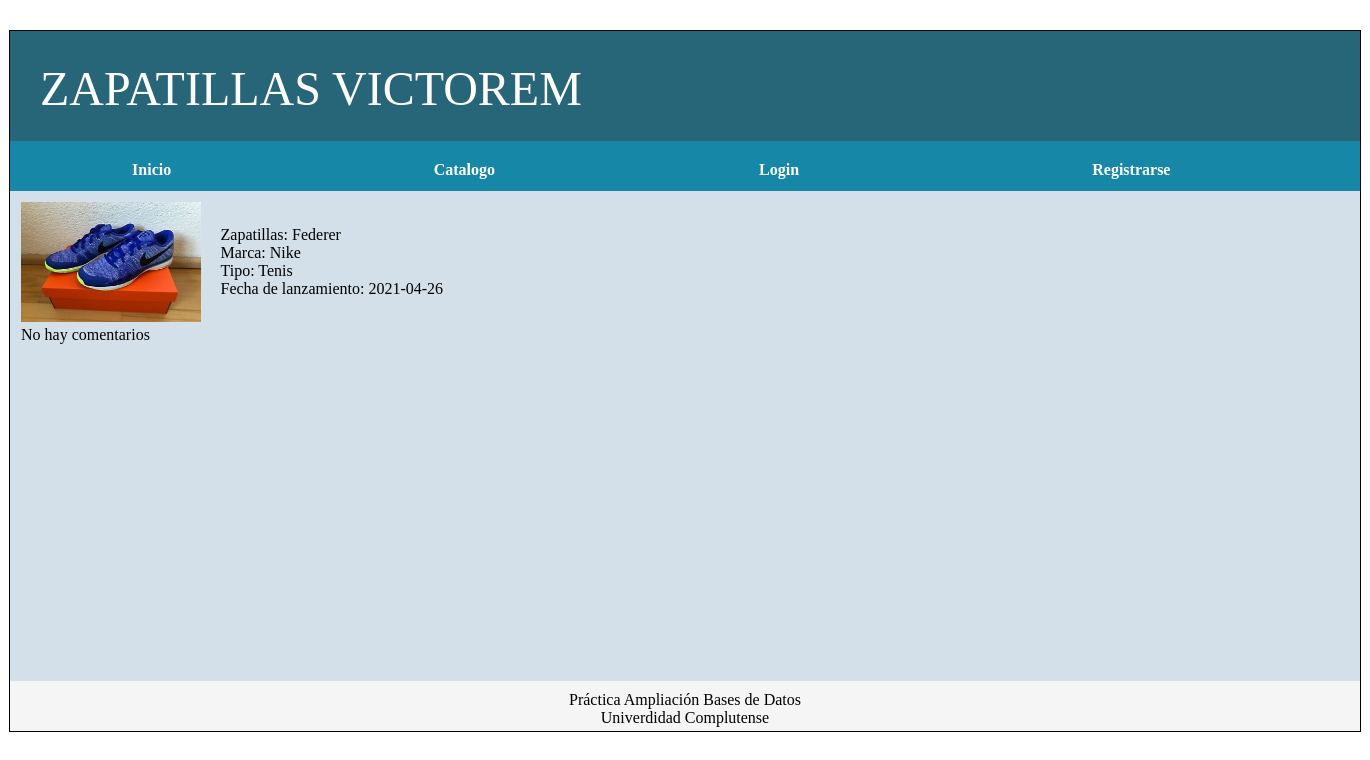
/vistaZapatillas.php?variable=Federer, run on the app's committed database.
### tables this page shows
CREATE TABLE `zapatillas` (
  `Nombre` varchar(200) NOT NULL,
  `FechaLanzamiento` date NOT NULL,
  `Portada` varchar(300) NOT NULL
);

CREATE TABLE `marcas` (
  `Nombre` varchar(200) NOT NULL,
  `Marca` varchar(30) NOT NULL,
  `Tipo` varchar(100) NOT NULL
);

### includes/DAO/DAO.php (called while the page is built, shortened)
<?php
class DAO {
		public $mysqli;
		public function __construct(){
			if (!$this->mysqli ){
				$this->mysqli = new mysqli('localhost','admin','adminpass','zapatillas');
			}
		}
		public function ejecutarConsulta($sql){
			if($sql != ""){
				$consulta = $this->mysqli->query($sql) or die ($this->mysqli->error. " en la línea ".(__LINE__-1));
				$tablaDatos = array();
				while ($fila = mysqli_fetch_assoc($consulta)){
					array_push($tablaDatos, $fila);
				}
				return $tablaDatos;
			}
			else {
				return 0;
			}
		}
}
?>

### includes/SA/SAZapatillas.php (called while the page is built, shortened)
<?php
require_once __DIR__.'/../DAO/DAOZapatillas.php';
class SAZapatillas {
	public static function buscaZapatillasSA($nombreZapatilla) {
		$daoZapatilla = new DAOZapatillas();
		return $daoZapatilla->buscaZapatillasDAO($nombreZapatilla);
	}
}
?>

### includes/DAO/DAOZapatillas.php (called while the page is built, shortened)
<?php
include_once('DAO.php');
require_once __DIR__.'/../TO/TOZapatillas.php';
class DAOZapatillas extends DAO {
	public function buscaZapatillasDAO($nombreZapatillas) {
		$zapatillas = new TOZapatillas($nombreZapatillas);
		$query = "SELECT * FROM zapatillas WHERE Nombre = '$nombreZapatillas'";
		$rs = $this->ejecutarConsulta($query);
		if ($rs) {
			if (count($rs) == 1) {
				$zapatillas->setNombreZapatillas($rs[0]["Nombre"]);
				$zapatillas->setFechaLanzamientoZapatillas($rs[0]["FechaLanzamiento"]);
				$zapatillas->setPortadaZapatillas($rs[0]["Portada"]);
            return $zapatillas;
			}
		}
		return null;
	}
}
?>

### includes/TO/TOZapatillas.php (called while the page is built)
<?php
class TOZapatillas {
		private $nombre;
		private $fechaLanzamiento;
		private $portada;
		public function __construct($nombreZapatillas){
			$this->nombre = $nombreZapatillas;
		}
		public function setNombreZapatillas($nombreZapatillas){
			$this->nombre = $nombreZapatillas;
		}
		public function setFechaLanzamientoZapatillas($fechaLanzamientoZapatillas){
			$this->fechaLanzamiento = $fechaLanzamientoZapatillas;
		}
		public function setPortadaZapatillas($portadaZapatillas){
			$this->portada = $portadaZapatillas;
		}
		public function getNombreZapatillas(){
			return $this->nombre;
		}
		public function getFechaLanzamientoZapatillas(){
			return $this->fechaLanzamiento;
		}
		public function getPortadaZapatillas(){
			return $this->portada;
		}
}
?>

### includes/SA/SAMarca.php (called while the page is built, shortened)
<?php
require_once __DIR__.'/../DAO/DAOMarca.php';
class SAMarca {
	public static function buscaMarcaSA($nombreMarca) {
		$daoMarca = new DAOMarca();
		return $daoMarca->buscaMarcaDAO($nombreMarca);
	}
}
?>

### includes/DAO/DAOMarca.php (called while the page is built, shortened)
<?php
include_once('DAO.php');
require_once __DIR__.'/../TO/TOMarca.php';
class DAOMarca extends DAO {
	public function buscaMarcaDAO($nombre) {
		$marca = new TOMarca($nombre);
		$query = "SELECT * FROM marcas WHERE Nombre = '$nombre'";
		$rs = $this->ejecutarConsulta($query);
		if ($rs) {
			if (count($rs) == 1) {
				$marca->setNombre($rs[0]["Nombre"]);
				$marca->setMarca($rs[0]["Marca"]);
				$marca->setTipo($rs[0]["Tipo"]);
            return $marca;
			}
		}
		return null;
	}
}
?>

### includes/TO/TOMarca.php (called while the page is built, shortened)
<?php
class TOMarca {
		private $marca;
		private $tipo;
		public function setMarca($marca){
			$this->marca = $marca;
		}
		public function setTipo($tipo){
			$this->tipo = $tipo;
		}
		public function getMarca(){
			return $this->marca;
		}
		public function getTipo(){
			return $this->tipo;
		}
}
?>

### includes/SA/SAComentario.php (called while the page is built, shortened)
<?php
require_once __DIR__.'/../DAO/DAOComentario.php';
class SAComentario {
	public static function listarComentariosSA($idZapatillas){
		$daoComentario = new DAOComentario();
		$result = $daoComentario->listaComentariosDAO($idZapatillas);
		$coments = array();
		return $coments;
	}
}
?>

### includes/DAO/DAOComentario.php (called while the page is built, shortened)
<?php
include_once('DAO.php');
class DAOComentario extends DAO {
	public function listaComentariosDAO($nombreZapatillas){
		$query = "SELECT * FROM comentarios WHERE (IdZapatillas = '$nombreZapatillas')";
		$array = array();
		$rs = $this->ejecutarConsulta($query);
		if (count($rs) != 0) {
			for($i = 0; $i < count($rs); $i++ ){
                array_push( $array, $rs[$i]['IdComentario']);
            }
			return $array;
		}
		else{
			return null;
		}
	}
}
?>

### vistaZapatillas.php (the view, shortened to what this page needs)
<?php
	require_once __DIR__.'/includes/SA/SAZapatillas.php';
	require_once __DIR__.'/includes/SA/SAMarca.php';
	require_once __DIR__.'/includes/TO/TOZapatillas.php';
	require_once __DIR__.'/includes/SA/SAComentario.php';
?>
<html>
<head>
	<link rel="stylesheet" type="text/css" href="css/estilo-basico.css" />
</head>
<body>
	<div id="contenedor">
		<?php
			require("includes/comun/cabecera.php");
			require("includes/comun/menu.php");
		?>
		<div id="contenidos">
			<?php
					if(isset($_GET['variable'])){
						$zapas = SAZapatillas::buscaZapatillasSA($_GET['variable']);
						$marca = SAMarca::buscaMarcaSA($_GET['variable']);
					}
					echo "<table style='width:100%'><tr><td style='width:15%'>";
					echo"<img src = " . $zapas->getPortadaZapatillas() . " width='180' height='120'></br></td>";
					echo "<td style='width:85%'>Zapatillas:			". $zapas->getNombreZapatillas() . "</br>";
					echo "Marca:	" . $marca->getMarca() ."</br>";
					echo "Tipo:	" . $marca->getTipo() ."</br>";
					echo "Fecha de lanzamiento:			" . $zapas->getFechaLanzamientoZapatillas() . "</br></td></tr></table>";
					echo "<table style='width:100%'><tr><td style='width:50%'>";
					echo "</td><td style='width:50%'>";
					echo "</td></tr></table>";
					echo "<table style='width:100%'>";
					$listaComents = SAComentario::listarComentariosSA($_GET['variable']);
					$numero = sizeof($listaComents);
					if($listaComents == null || $numero == 0){
						echo "<tr><td>No hay comentarios</br></td></tr><tr>";
					}
					echo "</tr></table>";
			?>
		</div>
		<?php
			include("includes/comun/pie.php");
		?>
	</div>
</body>
</html>

### css/estilo-basico.css (style rules this page uses)
body { background-color: #FFFFFF; }
div#contenedor { width: 1350px; height: 700px; margin: auto; border: 1px solid black; background-color: #aaaaaa; margin-top: 30px; }
div#contenidos { overflow-y: scroll; padding: 10px; float: center; height: 470px; width: 1330px; background-color: #d3e0ea; }

### css/estiloComun.css (style rules this page uses)
table { width: 100%; background-size: cover; border-collapse: collapse; }

### data on the page
zapatillas: Portada (picture), Nombre "Federer", FechaLanzamiento "2021-04-26"
marcas: Marca "Nike", Tipo "Tenis"
